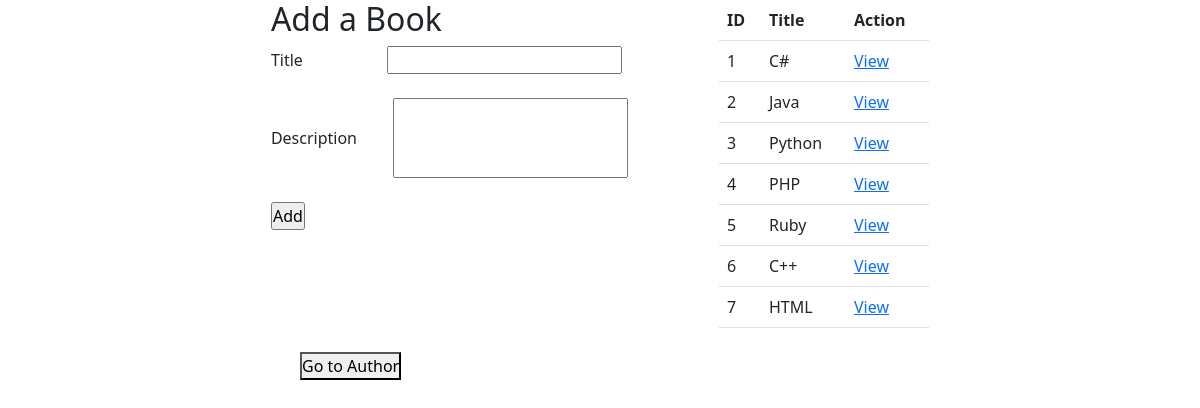
The page / on the database its author committed.
### books_authors_app/models.py (models this page shows)
class Book(models.Model):
    title = models.CharField(max_length=45)
    desc = models.TextField(max_length=255)
    created_at = models.DateTimeField(auto_now_add=True)
    updated_at = models.DateTimeField(auto_now=True)

### books_authors_app/views.py (the view)
# urls.py: path('',views.index),
def index(request):
    context={
        'books':Book.objects.all()
    }
    return render (request,'book.html',context)

### books_authors_app/templates/book.html (shortened to what this page needs)
<!DOCTYPE html>
<html lang="en">
<head>
    <link href="https://cdn.jsdelivr.net/npm/bootstrap@5.2.1/dist/css/bootstrap.min.css" rel="stylesheet">
</head>
<body>
    <main>
        <form action="addbook" method="post">
            <h2>Add a Book</h2>
            <p>Title <input type="text" name="book_title" class="title"></p>
            <p>Description <input type="textarea" name="book_desc" class="t"></p>
            <input type="submit" value="Add">
        </form>
        <table class="table">
            <tr>
                <th>ID</th>
                <th>Title</th>
                <th>Action</th>
            </tr>
            {%for book in books%}
            <tr>
                <td>{{book.id}}</td>
                <td>{{book.title}}</td>
                <td><a href="books/{{book.id}}">View</a></td>
            </tr>
            {%endfor%}
        </table>
    </main>
    <form action="/authors" method="post" class="go">
        <button>Go to Author</button>
    </form>
</body>
</html>

### books_authors_app/templates/book.html (style rules this page uses)
* { margin: 0; padding: 0; }
main { width: 70%; display: flex; justify-content: space-evenly; margin: 0 auto; }
input { margin-bottom: 0.5rem; }
.go { width: 50%; margin: 0 auto; margin-top: 0.5rem; }
.t { margin-left: 2rem; height: 5rem; }
.table { width: 25%; }
.title { margin-left: 5rem; }

### rows shown on the page
Book: id "1", title "C#"
Book: id "2", title "Java"
Book: id "3", title "Python"
Book: id "4", title "PHP"
Book: id "5", title "Ruby"
Book: id "6", title "C++"
Book: id "7", title "HTML"
